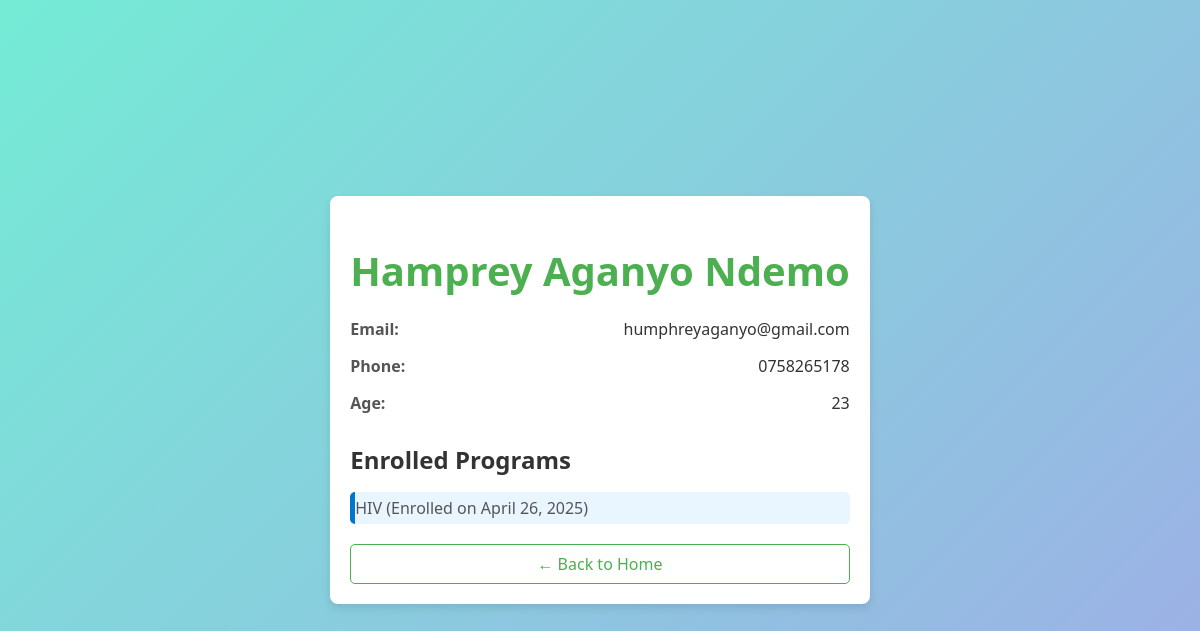
/client/1/, run on the app's committed database.
### health_system/models.py (models this page shows, shortened)
class Client(models.Model):
    first_name = models.CharField(max_length=50, blank=True, null=True)
    middle_name = models.CharField(max_length=50, blank=True, null=True)
    last_name = models.CharField(max_length=50, blank=True, null=True)
    age = models.PositiveIntegerField(default=18)
    email = models.EmailField(default="example@example.com", unique=True)
    phone = models.CharField(max_length=20, unique=True)

class Enrollment(models.Model):
    client = models.ForeignKey(Client, on_delete=models.CASCADE)
    program = models.ForeignKey(HealthProgram, on_delete=models.CASCADE)
    date_enrolled = models.DateField(auto_now_add=True)
    class Meta:
        unique_together = ('client', 'program')  # Optional but good!

class HealthProgram(models.Model):
    name = models.CharField(max_length=100)

### health_system/views.py (the view)
# urls.py: path('client/<int:pk>/', views.client_profile, name='client_profile'),
def client_profile(request, pk):
    client = get_object_or_404(Client, pk=pk)
    enrollments = Enrollment.objects.filter(client=client)
    return render(request, 'core/client_profile.html', {'client': client, 'enrollments': enrollments})

### templates/core/client_profile.html (shortened to what this page needs)
{% load static %}
<!DOCTYPE html>
<html lang="en">
<head>
    <link rel="stylesheet" href="{% static 'core/style.css' %}">
</head>
<body>
<div class="profile-container">
    <div class="profile-header">
        <h1>{{ client.first_name }} {% if client.middle_name %}{{ client.middle_name }}{% endif %} {{ client.last_name }}</h1>
    </div>
    <div class="profile-details">
        <div class="profile-item">
            <label>Email:</label>
            <span>{{ client.email|default:"N/A" }}</span>
        </div>
        <div class="profile-item">
            <label>Phone:</label>
            <span>{{ client.phone|default:"N/A" }}</span>
        </div>
        <div class="profile-item">
            <label>Age:</label>
            <span>{{ client.age }}</span>
        </div>
    </div>
    <div class="profile-enrollments">
        <h3>Enrolled Programs</h3>
        <ul>
            {% for enrollment in enrollments %}
                <li>{{ enrollment.program.name }} (Enrolled on {{ enrollment.date_enrolled }})</li>
            {% empty %}
                <li>No programs enrolled yet.</li>
            {% endfor %}
        </ul>
    </div>
    <a class="back-link" href="{% url 'home' %}">← Back to Home</a>
</div>
</body>
</html>

### static/core/style.css (style rules this page uses)
body { font-family: 'Segoe UI', sans-serif; background-color: #f0f2f5; margin: 0; padding: 0; }
ul { list-style: none; padding-left: 0; }
ul li { background: #e9f5ff; margin-bottom: 10px; padding: 10px; border-left: 5px solid #0077cc; border-radius: 5px; }
.back-link { display: inline-block; margin-top: 20px; color: #0077cc; text-decoration: none; }
body { background: linear-gradient(135deg, #74ebd5 0%, #9face6 100%); font-family: 'Segoe UI', sans-serif; display: flex; justify-content: center; align-items: center; height: 100vh; margin: 0; }
.back-link { display: block; text-align: center; margin-top: 15px; color: #555; text-decoration: none; font-size: 14px; }
.back-link { display: inline-block; margin-top: 20px; color: #333; }
body { font-family: 'Arial', sans-serif; background-color: #f4f7fa; margin: 0; padding: 0; color: #333; }
.profile-container { max-width: 800px; margin: 30px auto; padding: 20px; background-color: #ffffff; border-radius: 8px; box-shadow: 0 4px 8px rgba(0, 0, 0, 0.1); }
.profile-details { margin-bottom: 20px; }
.profile-item { display: flex; justify-content: space-between; margin: 10px 0; }
.profile-item label { font-weight: bold; color: #555; }
.profile-item span { font-size: 1rem; color: #333; }
.profile-enrollments h3 { font-size: 1.5rem; color: #333; margin-bottom: 10px; }
.profile-enrollments ul { list-style-type: none; padding-left: 0; }
.profile-enrollments li { padding: 5px 0; font-size: 1rem; color: #555; }
.back-link { display: inline-block; margin-top: 20px; font-size: 1rem; text-decoration: none; color: #4CAF50; padding: 8px 15px; border: 1px solid #4CAF50; border-radius: 5px; transition: background-color 0.3s, color 0.3s; }
.profile-header h1 { font-size: 2.5rem; color: #4CAF50; text-align: center; margin-bottom: 20px; }
label { font-weight: bold; display: block; margin-bottom: 0.3rem; }
.back-link { display: block; margin-top: 1rem; text-align: center; text-decoration: none; color: #007bff; }
label { margin-bottom: 0.2rem; }
body { font-family: 'Segoe UI', sans-serif; background-color: #f4f7fa; margin: 0; padding: 0; color: #333; }
label { font-weight: bold; color: #333; margin-bottom: 5px; }
.back-link { display: block; margin-top: 20px; text-align: center; color: #4CAF50; text-decoration: none; padding: 8px 15px; border: 1px solid #4CAF50; border-radius: 5px; transition: background-color 0.3s, color 0.3s; }

### data on the page
Client: first_name "Hamprey", middle_name "Aganyo", last_name "Ndemo", email "humphreyaganyo@gmail.com", phone "0758265178", age "23"
Enrollment: program.name "HIV", date_enrolled "April 26, 2025"
